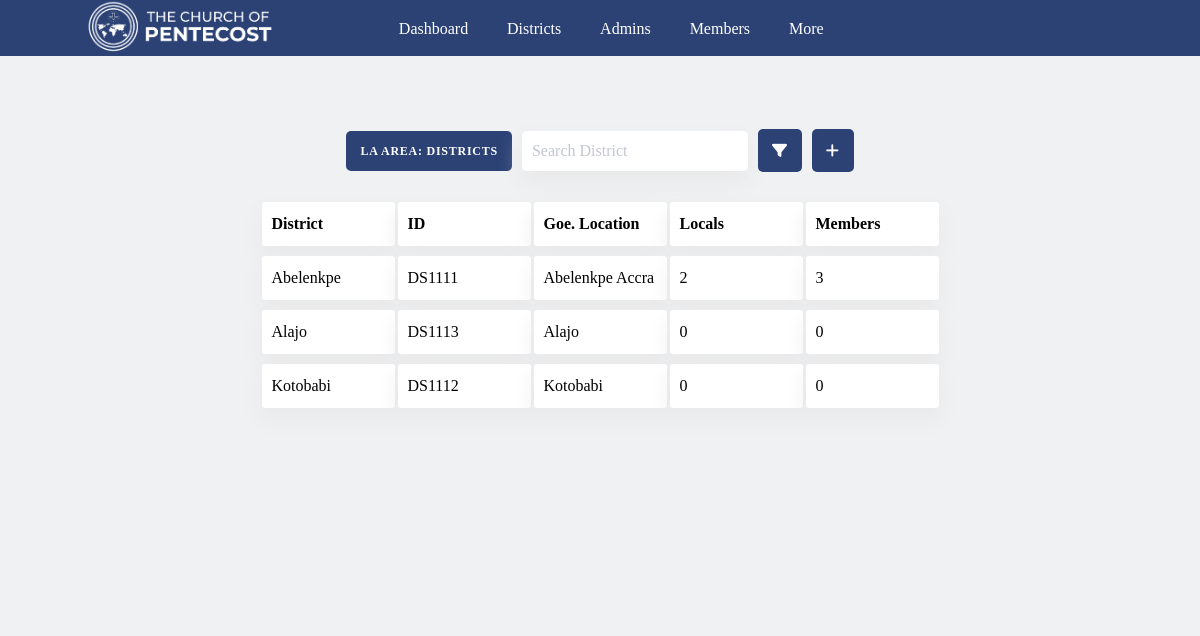
/area_admin/districts (signed in), run on the app's committed database.
### thecop_app/models.py (models this page shows, shortened)
class AreaAdmin(models.Model):
    id = models.TextField(primary_key=True)
    phone = models.TextField()
    email = models.TextField()
    password = models.TextField()
    area = models.ForeignKey(Area, on_delete=models.CASCADE)

class Area(models.Model):
    nation = models.ForeignKey(Nation, on_delete=models.CASCADE)
    id = models.TextField(primary_key=True)
    name = models.TextField()
    location = models.TextField()

class District(models.Model):
    area = models.ForeignKey(Area, on_delete=models.CASCADE)
    id = models.TextField(primary_key=True)
    name = models.TextField()
    location = models.TextField()
    def get_members_total(self):
        total = 0
        for i in Member.objects.all():
            if i.local_assembly.district == self:
                total = total + 1
        return total

class Member(models.Model):
    id = models.TextField(primary_key=True)
    local_assembly = models.ForeignKey(LocalAssembly, on_delete=models.CASCADE)
    name = models.TextField()
    gender = models.CharField(max_length=10)
    date_of_birth = models.DateField(default="2004-02-18")
    phone = models.TextField()
    phone2 = models.TextField()
    email = models.TextField()
    address = models.TextField()
    password = models.TextField(default=phone)

class LocalAssembly(models.Model):
    district = models.ForeignKey(District, on_delete=models.CASCADE)
    id = models.TextField(primary_key=True)
    name = models.TextField()
    location = models.TextField()

### thecop_app/areaAdmin/views.py (the view)
# urls.py: path("districts", views.districts, name="areaAdmin_districts"),
def districts(request):
    active_admin = AreaAdmin.objects.get(pk=request.session.get('area_admin_id'))
    context = {
        "admins": DistrictAdmin.objects.all(),
        "admin": active_admin,
        "announcements": active_admin.area.areaannouncement_set.all(),
        "events": active_admin.area.areaevent_set.all()
    }
    return render(request, 'thecop_app/areaAdmin/districts.html', context)

### thecop_app/templates/thecop_app/areaAdmin/districts.html (shortened to what this page needs)
<!DOCTYPE html>
{% load static %}
<html lang="en">
  <head>
    <link rel="stylesheet" href="{% static 'thecop_app/CSS/index.css' %}" />
    <link rel="stylesheet" href="{% static 'thecop_app/CSS/ananse.css' %}" />
      <link rel="stylesheet" href="{% static 'thecop_app/CSS/fa/allicons.css' %}">
    <link rel="stylesheet" href="{% static 'thecop_app/CSS/fa/icons.css' %}">
</head>
<body>
<header class="grid-header">
      <div class="logo">
          <img src="{% static 'thecop_app/images/The-Church-Of-Pentecost.png' %}" width=200/>
      </div>
      <div class="mid-div">
              <div class="nav-btn" onclick="window.open('{% url 'areaAdmin_home' %}', '_self')">
                  <i class="fa-thin fa-gauge"></i>
                  <span>Dashboard</span>
              </div>
            <div class="nav-btn" onclick="window.open('{% url 'areaAdmin_districts' %}', '_self')">
                  <i class="fa-thin fa-map"></i>
                  <span>Districts</span>
              </div>
          <div class="nav-btn" onclick="window.open('{% url 'areaAdmin_admins' %}', '_self')">
                      <i class="fa-thin fa-user-lock"></i>
                     <span>Admins</span>
              </div>
          <div class="nav-btn" onclick="window.open('{% url 'areaAdmin_members' %}', '_self')">
                  <i class="fa-thin fa-users"></i>
                 <span>Members</span>
          </div>
          <div class="nav-btn" onclick="window.open('{% url 'copAdmin_members' %}', '_self')">
                  <i class="fa-thin fa-caret-down"></i>
                 <span>More</span>
          </div>
      </div>
</header>
<br><br><br>
<appbody style=" background-color: #f0f1f3 !important;">
    <div class="func-bar">
        <div class="tag">{{admin.area.name}} Area: Districts</div>
        <div class="search-div">
            <input type="search" placeholder="Search District">
        </div>
        <div class="tag"><i class="fa-thin fa-filter" style="font-size: 15px; font-weight:bold"></i></div>
        <div class="tag" onclick="openForm('form-admin')"><i class="fa-thin fa-add" style="font-size: 15px; font-weight:bold"></i></div>
    </div>
    <div class="custom-table-001">
        <div class="row">
            <div class="cell"><b>District</b></div>
            <div class="cell"><b>ID</b></div>
            <div class="cell"><b>Goe. Location</b></div>
            <div class="cell"><b>Locals</b></div>
            <div class="cell"><b>Members</b></div>
        </div>
        {% for district in admin.area.district_set.all|dictsort:"name" %}
        <div class="row">
            <div class="cell">{{ district.name }}</div>
            <div class="cell">{{district.id }}</div>
            <div class="cell">{{ district.location }}</div>
            <div class="cell">{{ district.localassembly_set.count }}</div>
            <div class="cell">{{ district.get_members_total }}</div>
        </div>
        {% endfor %}
    </div>
</appbody>
</body>
</html>

### thecop_app/static/thecop_app/CSS/index.css (style rules this page uses)
* { padding: 0; margin: 0; box-sizing: border-box; font-family: "Raleway", sans-serif; }
body { background-color: #f0f1f3; overflow-x: hidden; }
.grid-header { z-index: 99; position: fixed; width: 100%; display: grid; grid-template-columns: 30% 40% 30%; align-items: center; height: 3.5em; background: #2C4275; top: 0; }
.grid-header div.logo { display: flex; flex-direction: row; align-items: center;justify-content: space-evenly; }
.grid-header div.mid-div { display: flex; flex-direction: row; align-items: center;justify-content: space-evenly; }
.grid-header div.mid-div div.nav-btn { display: flex; flex-direction: row; align-items: center; gap: 10px; color: #FFFFFF; cursor: pointer; }
.custom-table-001 { flex-direction: column; display: flex; gap: 10px; align-items: center; justify-content: center; }
.custom-table-001 .row { display: flex; flex-direction: row; gap: 3px; }
.custom-table-001 .row .cell { padding: 10px 10px; width: 133px; display: grid; text-align: left; background: white; align-items: center; box-shadow: 0px 10px 20px 0px rgba(229, 229, 229, 0.75); border-radius: 3px; }
.func-bar { flex-direction: row; display: flex; gap: 10px; align-items: center; justify-content: center; margin: 0 0 30px 0; }
.func-bar .tag { padding: 14px; border-radius: 5px; background-color: #2C4275; color: white; }
.func-bar .search-div { height: 40px; box-shadow: 0px 10px 20px 0px rgba(229, 229, 229, 0.75); }
.func-bar .search-div input { width: 100%; height: 100%; border-radius: 5px; border: 0px solid #2C4275; padding: 0 10px; }

### thecop_app/static/thecop_app/CSS/ananse.css (style rules this page uses)
* { font-family: 'calibri'; }
:root { --color-one: gold ; --color-two: #e91e63; --shadow: 0px 1px 5px -2px #9b8c8c; }
body { overflow-x: hidden; }
appbody { width: 100%; margin: 57px 0 100px 0; position: absolute; left: 0; padding-bottom: 200px; z-index: 0; }

### thecop_app/templates/thecop_app/areaAdmin/districts.html (style rules this page uses)
body { font-family:calibri }

### data on the page
AreaAdmin: area.name "LA"
District: name "Abelenkpe", id "DS1111", location "Abelenkpe Accra", localassembly_set.count "2", get_members_total "3"
District: name "Alajo", id "DS1113", location "Alajo", localassembly_set.count "0", get_members_total "0"
District: name "Kotobabi", id "DS1112", location "Kotobabi", localassembly_set.count "0", get_members_total "0"
